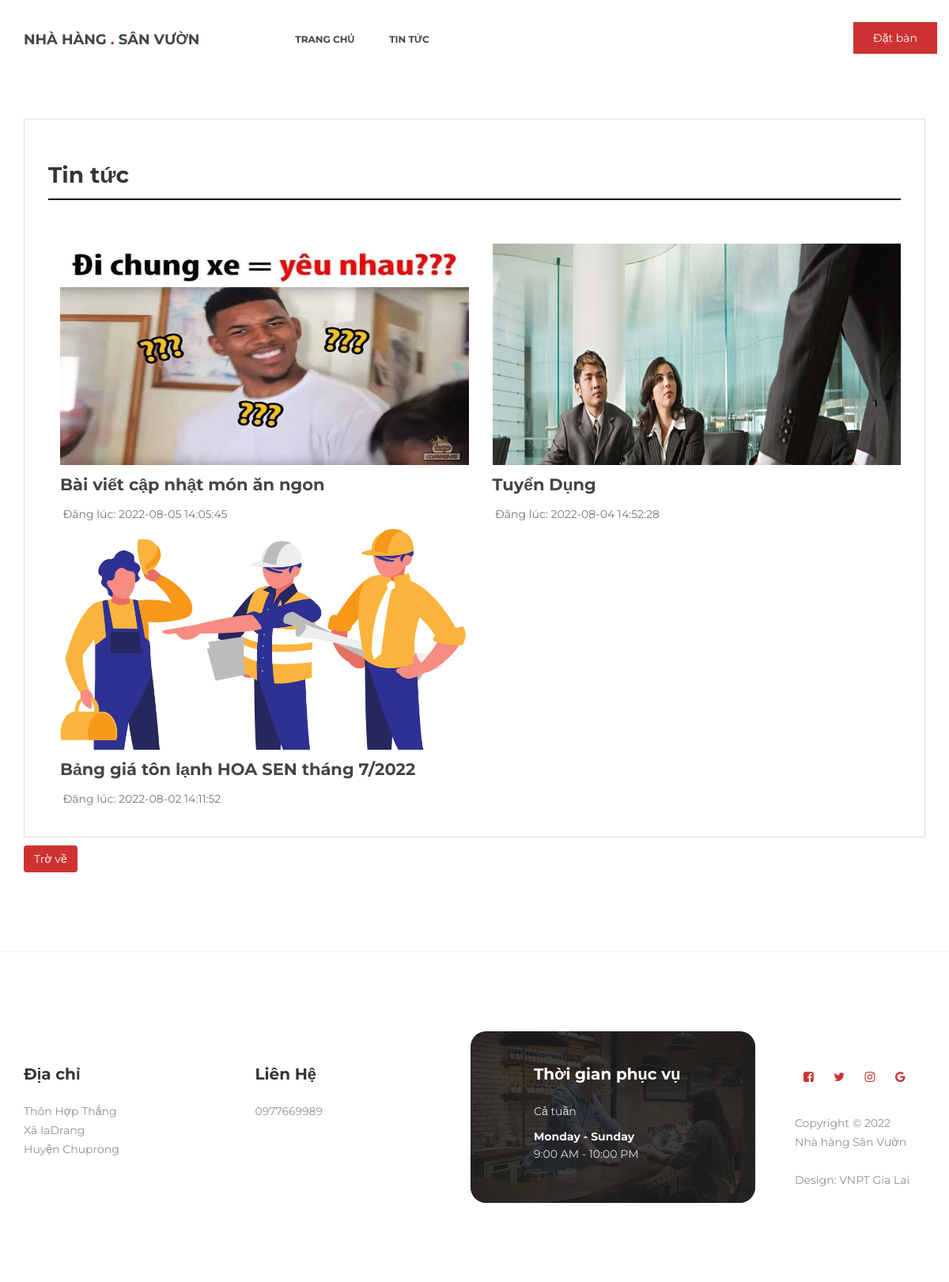
Before: /tin-tuc with the older database file.
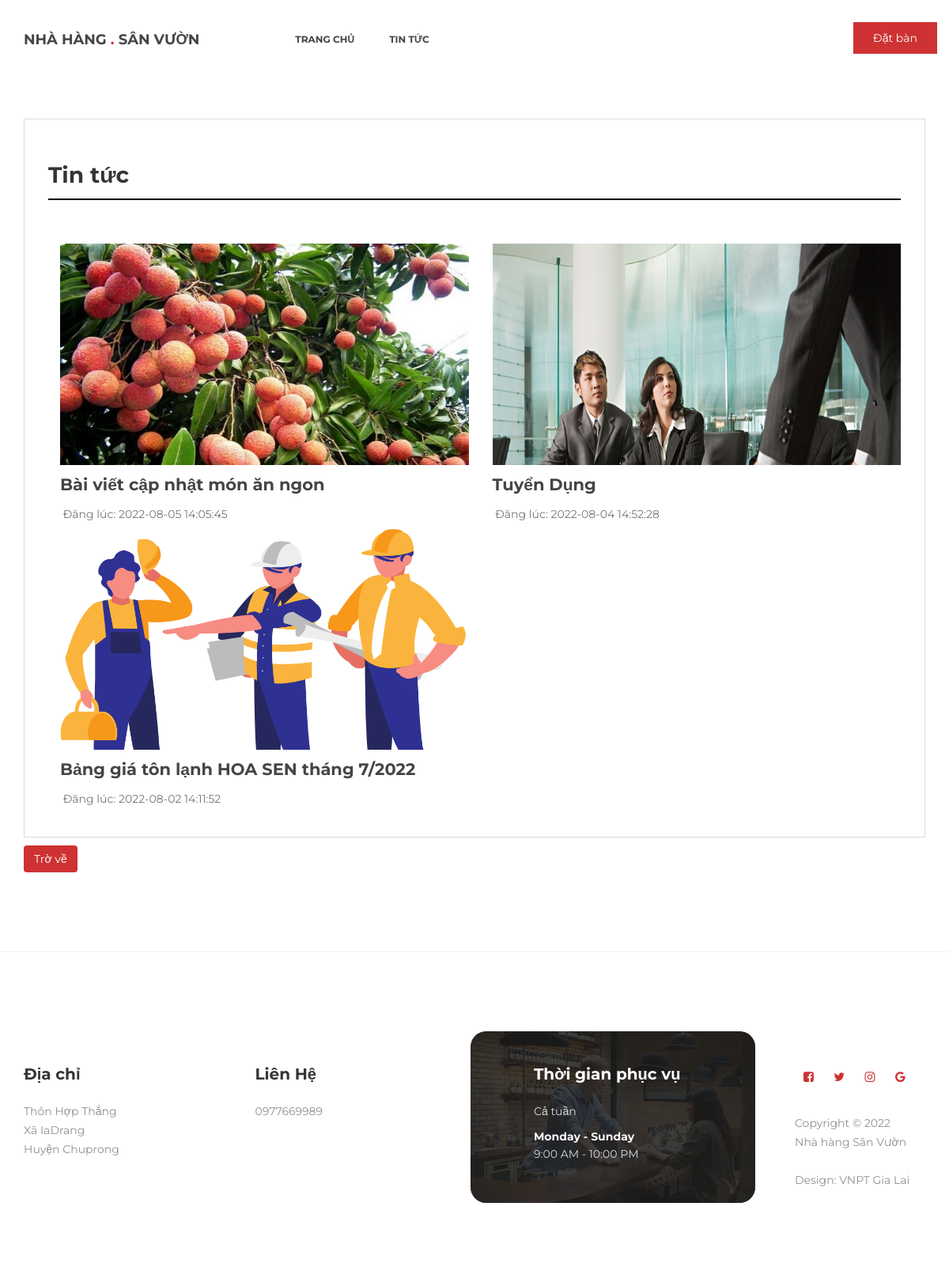
After: the same page with the newer database file.
### tables this page shows
CREATE TABLE `db_content` (
  `id` int(11) NOT NULL,
  `title` varchar(255) NOT NULL,
  `alias` varchar(255) NOT NULL,
  `introtext` mediumtext NOT NULL,
  `fulltext` mediumtext NOT NULL,
  `img` varchar(255) NOT NULL,
  `created` datetime NOT NULL,
  `created_by` varchar(50) NOT NULL,
  `modified` datetime NOT NULL,
  `modified_by` varchar(50) NOT NULL,
  `trash` int(1) NOT NULL DEFAULT 1,
  `status` int(1) NOT NULL DEFAULT 1
);

### application/controllers/Tintuc.php (called while the page is built, shortened)
<?php
class Tintuc extends CI_Controller {
    function __construct() {
        $this->load->model('frontend/Mproduct');
        $this->load->model('frontend/Mcategory');
        $this->load->model('frontend/Mcontent');
        $this->data['com']='tintuc';
    }
	public function index(){
		$this->load->library('phantrang');
		$limit=6;
		$current=$this->phantrang->PageCurrent();
		$first=$this->phantrang->PageFirst($limit, $current);
		$total=$this->Mcontent->content_count();
		$a = base_url()."tin-tuc";
		$this->data['strphantrang']=$this->phantrang->PagePer($total, $current, $limit, $url=$a);
        $this->data['list']=$this->Mcontent->content_list_home($limit,$first);
        $this->data['title']='Nhà hàng sân vườn';
		$this->data['view']='index';
		$this->load->view('frontend/components/tintuc/index',$this->data);
	}
}

### index.php (called while the page is built, shortened)
<?php
require_once BASEPATH.'core/CodeIgniter.php';

### application/models/frontend/Mcontent.php (called while the page is built, shortened)
<?php if ( ! defined('BASEPATH')) exit('No direct script access allowed');
class Mcontent extends CI_Model {
	public function __construct(){
            $this->table = $this->db->dbprefix('content');
    }
    public function content_list_home($limit,$first){
        $this->db->where('trash', 1);
        $this->db->where('status', 1);
        $this->db->order_by('created', 'desc');
        $query=$this->db->get($this->table, $limit,$first);
        return $query->result_array();
    }
     public function content_count()
    {
        $this->db->where('status', 1);
        $this->db->where('trash', 1);
        $query = $this->db->get($this->table);
        return count($query->result_array());
    }
}

### application/views/frontend/components/tintuc/index.php (the view, shortened to what the changed rows need)
<!DOCTYPE html>
<html lang="en">
<head>
	<link rel="stylesheet" href="<?php echo base_url() ?>public/assets/css/bootstrap.min.css">
	<link rel="stylesheet" href="<?php echo base_url() ?>public/assets/css/font-awesome.min.css">
	<link rel="stylesheet" href="<?php echo base_url() ?>public/assets/css/animate.css">
	<link rel="stylesheet" href="<?php echo base_url() ?>public/assets/css/owl.carousel.css">
	<link rel="stylesheet" href="<?php echo base_url() ?>public/assets/css/owl.theme.default.min.css">
	<link rel="stylesheet" href="<?php echo base_url() ?>public/assets/css/magnific-popup.css">
	<link rel="stylesheet" href="<?php echo base_url() ?>public/assets/css/templatemo-style.css">
</head>
<body>
	<section id="content">
		<div class="container" style="margin-top:50px">
			<div class="col-xs-12 col-sm-12 col-md-12 col-lg-12 product-content" id="list-content">
				<div class="product-wrap">
					<h2 style="border-bottom:2px solid black">
						Tin tức
					</h2>
					<div class="row m-0" style="padding-left:15px">
						<?php foreach ($list as $item) : ?>
							<div class="col-md-6" style="margin-bottom: 10px;height: 350px;">
									<a class="fs-ne2-img" href="tin-tuc/<?php echo $item['alias']; ?>">
										<img style="width: 100%; height: 80%;" src="<?php echo base_url() ?>public/images/posts/<?php echo $item['img']; ?>">
									</a>
									<h3 style="margin:10px 0px  !important"><a class="fs-ne2-tit" href="<?php echo base_url() ?>tin-tuc/<?php echo $item['alias']; ?>" title=""><?php echo $item['title']; ?></a></h3>
										<p class="fs-ne2-bot">
											<span class="fs-ne2-user">
											</span>
											<span>Đăng lúc: <?php echo $item['created']; ?></span>
										</p>
							</div>
						<?php endforeach; ?>
					</div>
				</div>
			</div>
		</div>
	</section>
	<footer id="footer" data-stellar-background-ratio="0.5">
		<div class="container">
			<div class="row">
				<div class="col-md-3 col-sm-8">
					<div class="footer-info">
						<div class="section-title">
							<h2 class="wow fadeInUp" data-wow-delay="0.2s">Địa chỉ</h2>
						</div>
					</div>
				</div>
				<div class="col-md-3 col-sm-8">
					<div class="footer-info">
						<div class="section-title">
							<h2 class="wow fadeInUp" data-wow-delay="0.2s">Liên Hệ</h2>
						</div>
					</div>
				</div>
				<div class="col-md-4 col-sm-8">
					<div class="footer-info footer-open-hour">
						<div class="section-title">
							<h2 class="wow fadeInUp" data-wow-delay="0.2s">Thời gian phục vụ</h2>
						</div>
					</div>
				</div>
			</div>
		</div>
	</footer>
</body>
</html>

Changed rows visible on the page:
changed db_content "Bài viết cập nhật món ăn ngon": img: a different picture
